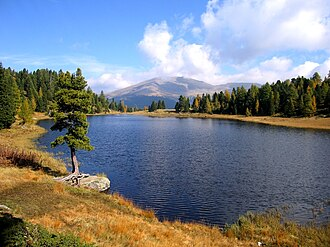
#> input picture code/assets/Schwarzsee.jpg, 330 x 247 px
$ python insert_mongodb.py
#> lines starting #> are read from the running program, lines starting #| are printed output that depends on the picture
import os
from io import BytesIO
from datetime import datetime, timezone
import time
import csv
import statistics

from PIL import Image
from pymongo import MongoClient


# =========================
# CONFIGURATION
# =========================

MONGO_URI = "mongodb://localhost:27017"
DB_NAME = "iot_ts"          # or "iot_ts_mongo" if you prefer separation
COLL_NAME = "sensor_frames"

IMAGE_PATH = "assets/Schwarzsee.jpg"  # single source image
DEVICE_ID = 1

# Benchmark parameters
WARMUP_ROWS = 10000        # rows for warm-up (not logged)
TOTAL_ROWS = 200000        # rows per measured run
BATCH_SIZE = 1000          # batch size for both warm-up and measured runs
N_RUNS = 10                 # how many measured runs

TARGET_SIZE = (320, 240)
MIME_TYPE = "image/jpeg"

RUN_CSV_PATH = "results_mongo_insert_runs.csv"
SUMMARY_CSV_PATH = "results_mongo_insert_summary.csv"
ENGINE_NAME = "mongodb_timeseries"  # label for comparison with PostgreSQL later


# =========================
# IMAGE PREPARATION
# =========================

def load_and_prepare_single_image(path: str) -> bytes:
#> called with path = 'assets/Schwarzsee.jpg'
    if not os.path.exists(path):
        raise FileNotFoundError(f"Image not found: {path}")

    img = Image.open(path).convert("RGB")
#> img is the input picture: PIL image 330x247 RGB; mean R, G, B 123.9, 129.8, 136.1
    img = img.resize(TARGET_SIZE)
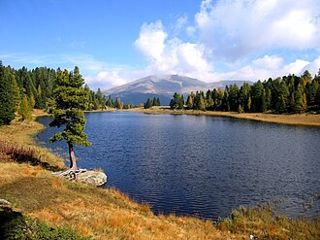
#> img: PIL image 320x240 RGB; mean R, G, B 123.9, 129.8, 136.1

    buf = BytesIO()
    img.save(buf, format="JPEG", quality=85)
    return buf.getvalue()


# =========================
# METRICS HELPERS (SIZE, ROW COUNT)
# =========================

# [35 lines left out: function get_collection_and_db_sizes, not called in this run]


def get_row_count(coll):
    # Exact count; for very huge collections you might switch to estimated_document_count()
    return coll.count_documents({})


def bytes_to_mb(b):
    return b / (1024 * 1024)


# =========================
# CSV LOGGING
# (same fields as PostgreSQL version for easy side-by-side plots)
# =========================

# [95 lines left out: functions append_run_to_csv, append_summary_to_csv, insert_docs, not called in this run]


# =========================
# MAIN LOGIC
# =========================

def main():
    # Prepare image bytes once
    frame_bytes = load_and_prepare_single_image(IMAGE_PATH)

#> (the run stopped early here; a loop or call above may not have finished)
